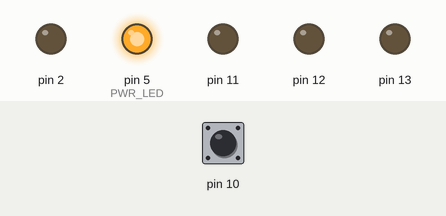
Recording of a sketch running on a simulated Arduino Uno, built with avr-gcc and run on an emulated ATmega328P. Parts: output pins drawn as LEDs (lit = HIGH). The test bench sets the inputs (shaded band); at power-on: pin 10 HIGH. What the sketch prints to the serial monitor is not drawn.

Above: at 0.1 s.
Timing chart, 0 to 1.6 s (numbered marks = the images above):
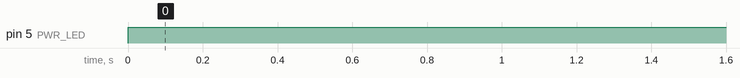

Measured:
- by itself, pin 5 (PWR_LED): LOW → HIGH at 0.00 s

The sketch:

CAP_TOUCH_EXAMPLE.ino
```cpp
#include <CapacitiveSensor.h>

/*
 * CapitiveSense Library Demo Sketch
 * Paul Badger 2008
 * Uses a high value resistor e.g. 10M between send pin and receive pin
 * Resistor effects sensitivity, experiment with values, 50K - 50M. Larger resistor values yield larger sensor values.
 * Receive pin is the sensor pin - try different amounts of foil/metal on this pin
 */
//#include <VGAX.h>

//VGAX vga;

CapacitiveSensor   cs_4_2 = CapacitiveSensor(A4,10);       // 10M resistor between pins 4 & 8, pin 8 is sensor pin, add a wire and or foil

void setup()
{
    pinMode(2, OUTPUT);
        pinMode(5, OUTPUT); // PWR LED
  pinMode(13, OUTPUT);
  pinMode(12, OUTPUT);
  pinMode(11, OUTPUT);
   cs_4_2.set_CS_AutocaL_Millis(0xFFFFFFFF);     // turn off autocalibrate on channel 1 - just as an example
   Serial.begin(9600);
}

void loop()
{
    digitalWrite(5, HIGH); // PWR LED
    long start = millis();
    long total1 =  cs_4_2.capacitiveSensor(30);


    //Serial.print(millis() - start);        // check on performance in milliseconds

    Serial.println(total1);                  // print sensor output 1

    delay(100);                             // arbitrary delay to limit data to serial port

  if (total1 >50 && total1 <400) // turn on first led in first 1/3
  {
    digitalWrite(13, HIGH);
  }

   else if(total1 >=400 && total1 <700) // turn on second led in next 2/3
  {
    digitalWrite(12, HIGH);
  }

     else if(total1 >=700 && total1 <1000) // turn on third led in top 1/3
  {
    digitalWrite(11, HIGH);
  }
  else
  {
        digitalWrite(13, LOW);
       digitalWrite(12, LOW);
       digitalWrite(11, LOW);
  }


}
```
